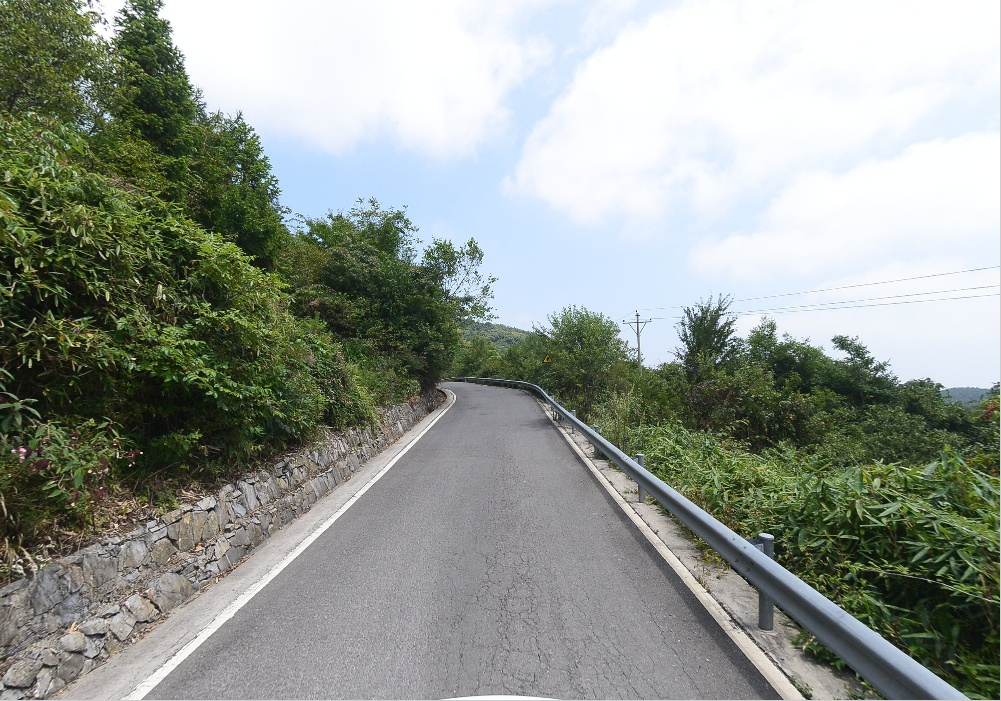
#> input picture data/front_view/test_fv.jpg, 1001 x 701 px
$ python crop_top_patch.py ../data/front_view ../data/front_view
#> lines starting #> are read from the running program, lines starting #| are printed output that depends on the picture
#!/usr/bin/env python
# -*- coding: utf-8 -*-
# @Author  : Luo Yao
# @Site    : http://github.com/TJCVRS
# @File    : crop_top_patch.py
"""
Crop top view image to get a roi image, record the crop start position in order to be able to remap the points in the
roi image to front view image
"""
import os
import sys
import time
import argparse
try:
    from cv2 import cv2
except ImportError:
    pass

from Global_Configuration.config import cfg

START_X = cfg.ROI.TOP_CROP_START_X
START_Y = cfg.ROI.TOP_CROP_START_Y
CROP_WIDTH = cfg.ROI.TOP_CROP_WIDTH
CROP_HEIGHT = cfg.ROI.TOP_CROP_HEIGHT


def crop_image(src, start_x, start_y, width, height):
    [src_height, src_width] = src.shape[:-1]
    assert (start_y + height) < src_height
    assert (start_x + width) < src_width

    if len(src.shape) == 2:  # with 1 channel
        return src[start_y:start_y+height, start_x:start_x+width]
    elif len(src.shape) == 3:
        return src[start_y:start_y+height, start_x:start_x+width, :]
    else:
        raise ValueError('Invalid image shape')


def crop_top_images(top_image_dir, crop_image_save_dir):
    """
    Crop the transformed top images
    :param top_image_dir: the dir of inverse perspective transformed imagse
    :param crop_image_save_dir:
    :return:
    """
#> called with top_image_dir = '../data/front_view', crop_image_save_dir = '../data/front_view'

    if not os.path.exists(top_image_dir):
        raise ValueError('{:s} doesn\'t exist'.format(top_image_dir))
    if not os.path.exists(crop_image_save_dir):
        os.makedirs(crop_image_save_dir)

    for parents, dirnames, filenames in os.walk(top_image_dir):
        for index, filename in enumerate(filenames):
            top_image_filename = os.path.join(parents, filename)
            top_image = cv2.imread(top_image_filename, cv2.IMREAD_UNCHANGED)
#> top_image is the input picture: shape (701, 1001, 3); mean B, G, R 144.8, 152.8, 146.4
            top_crop_image = crop_image(src=top_image, start_x=START_X, start_y=START_Y, width=CROP_WIDTH,
                                        height=CROP_HEIGHT)
#> in crop_image, `return src[start_y:start_y+height, start_x:start_x+width, :]`:
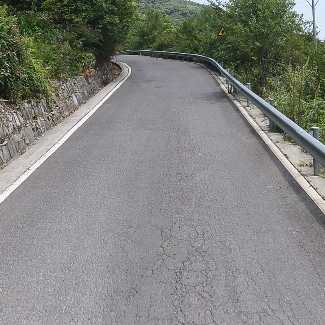
#> returned value: shape (325, 325, 3); mean of channels 0, 1, 2 126.2, 130.8, 129.2; drawn as B, G, R
            crop_roi_save_path = os.path.join(crop_image_save_dir, filename)
            cv2.imwrite(crop_roi_save_path, top_crop_image)
            sys.stdout.write('\r>>Map {:d}/{:d} {:s}'.format(index + 1, len(filenames), filename))
            sys.stdout.flush()
        sys.stdout.write('\n')
        sys.stdout.flush()
    return


if __name__ == '__main__':
    parser = argparse.ArgumentParser()
    parser.add_argument('top_image_dir', type=str, help='The dir of inverse perspective transformed top images')
    parser.add_argument('crop_image_dir', type=str, help='The dir of cropped top images')

    args = parser.parse_args()

    t_start = time.time()
    crop_top_images(top_image_dir=args.top_image_dir, crop_image_save_dir=args.crop_image_dir)
    print('Crop complete costs time {:5f}s'.format(time.time() - t_start))
